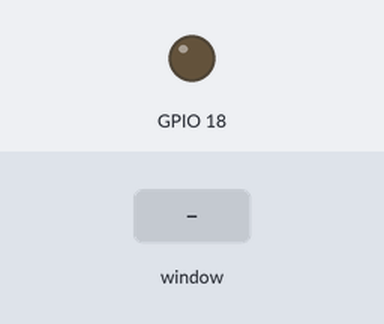
A program run on a simulated Raspberry Pi (BCM pin numbers). On the bench: output pins drawn as LEDs (lit = HIGH). The test bench sets the inputs (shaded band). The desktop window is not drawn, its controls go by their first labels and the mouse button is held 0.15 s; empty text fields in the window are filled with 5.

Above: at 1.2 s.
1.3 s: control labelled "Play" in the window clicked
At 2.5 s:
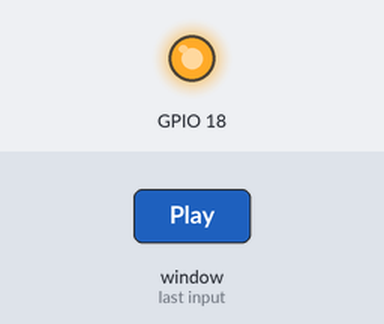
Timing chart, 0 to 7.8 s (numbered marks = the images above; inputs shaded):
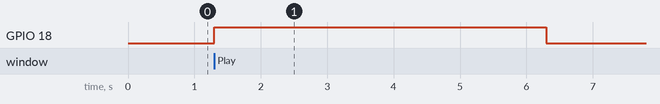

Measured:
- after the input at 1.3 s, GPIO 18: LOW → HIGH at once, → LOW 5.0 s later

The program:

GPIO_GUI.py
```python
import RPi.GPIO as GPIO
import tkinter as tk
import time

# window

def RPi_program():
    GPIO.setwarnings(False)
    times = time_entry.get()
    times = int(times)
    delays = delay_entry.get()
    delays = int(delays)

    GPIO.setmode(GPIO.BCM)
    GPIO.setup(18,GPIO.OUT)
    while(times > 0):

        GPIO.output(18,True)
        time.sleep(delays)
        GPIO.output(18,False)
        time.sleep(delays)
        times = times-1
        print(times)
        if (times == 1):
            tk.Label(root,text = "Done",font= "times 20",fg = "green").grid(row = 4, column = 0, columnspan=2)
    GPIO.cleanup()


root = tk.Tk()
root.title("RPi GPIO controlling GUI")
root.geometry("600x250")
tk.Label(root,text="GUI based RPi GPIO control system", font = 'Times 30').grid(row = 0 ,column = 0, columnspan = 2)
tk.Label(root,text = "Enter the number of blinks:",font = 'Times 20' ).grid(row = 1 ,column = 0,sticky='E')
tk.Label(root,text = "Enter the time delay:",font = 'Times 20' ).grid(row = 2 ,column = 0,sticky='E')

time_entry = tk.Entry(root)
time_entry.grid(row = 1 ,column = 1,sticky='W')
delay_entry = tk.Entry(root)
delay_entry.grid(row = 2 ,column = 1,sticky='W')
tk.Button(root , text= "Play", font = "Times 20",width = "20", height = "1", command = RPi_program ).grid(row = 3 ,column = 0, columnspan = 2)


root.mainloop()
```
